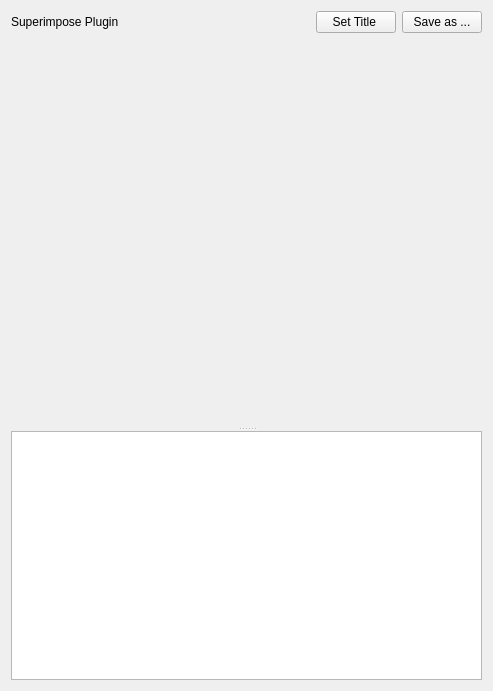
<?xml version="1.0" encoding="UTF-8"?>
<ui version="4.0">
 <class>SuperimposePlugin</class>
 <widget class="QWidget" name="SuperimposePlugin">
  <property name="geometry">
   <rect>
    <x>0</x>
    <y>0</y>
    <width>493</width>
    <height>691</height>
   </rect>
  </property>
  <property name="minimumSize">
   <size>
    <width>0</width>
    <height>0</height>
   </size>
  </property>
  <property name="windowTitle">
   <string>Form</string>
  </property>
  <layout class="QVBoxLayout" name="verticalLayout">
   <item>
    <layout class="QHBoxLayout" name="horizontalLayout">
     <item>
      <widget class="QLabel" name="label">
       <property name="toolTip">
        <string>This is wher ethe superimpose comment goes</string>
       </property>
       <property name="text">
        <string>Superimpose Plugin</string>
       </property>
      </widget>
     </item>
     <item>
      <spacer name="horizontalSpacer">
       <property name="orientation">
        <enum>Qt::Horizontal</enum>
       </property>
       <property name="sizeHint" stdset="0">
        <size>
         <width>40</width>
         <height>20</height>
        </size>
       </property>
      </spacer>
     </item>
     <item>
      <widget class="QPushButton" name="pushButton">
       <property name="text">
        <string>Set Title </string>
       </property>
      </widget>
     </item>
     <item>
      <widget class="QPushButton" name="pushButton_2">
       <property name="text">
        <string>Save as ...</string>
       </property>
      </widget>
     </item>
    </layout>
   </item>
   <item>
    <widget class="QSplitter" name="splitter">
     <property name="orientation">
      <enum>Qt::Vertical</enum>
     </property>
     <widget class="QRootCanvas" name="widget" native="true">
      <property name="minimumSize">
       <size>
        <width>0</width>
        <height>300</height>
       </size>
      </property>
     </widget>
     <widget class="QListWidget" name="listWidget">
      <property name="maximumSize">
       <size>
        <width>16777215</width>
        <height>16777215</height>
       </size>
      </property>
      <property name="baseSize">
       <size>
        <width>0</width>
        <height>0</height>
       </size>
      </property>
     </widget>
    </widget>
   </item>
  </layout>
 </widget>
 <customwidgets>
  <customwidget>
   <class>QRootCanvas</class>
   <extends>QWidget</extends>
   <header>qrootcanvas.h</header>
   <container>1</container>
  </customwidget>
 </customwidgets>
 <resources/>
 <connections/>
</ui>
